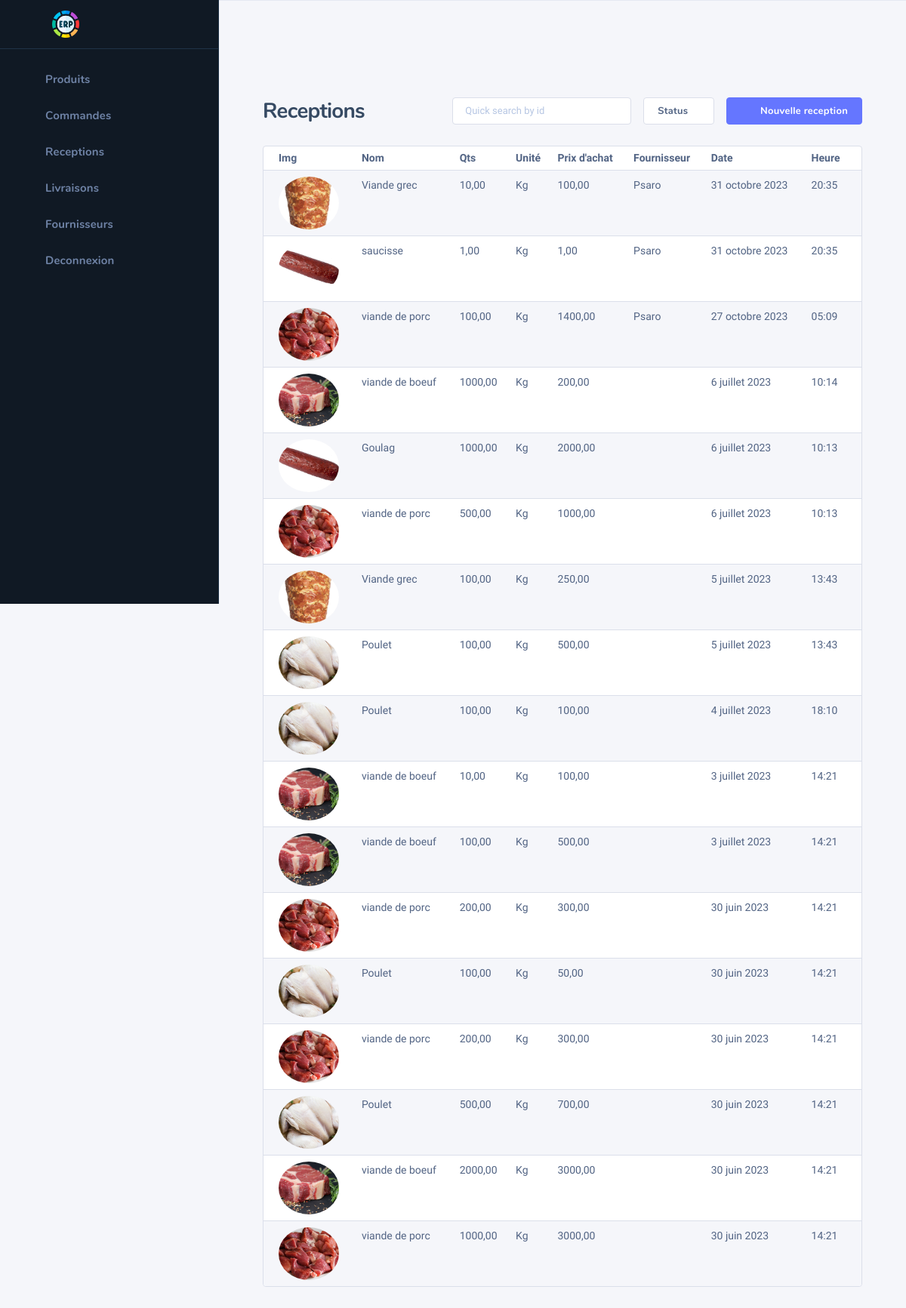
/depot-appro (signed in), run on the app's committed database.
### appro/models.py (models this page shows, shortened)
class DepotGr(models.Model):
    product = models.ForeignKey(Product, on_delete=models.CASCADE)
    supplier = models.ForeignKey(Supplier, on_delete=models.CASCADE, null=True)
    qts = models.DecimalField(default=1, max_digits=10, decimal_places=2)
    price = models.DecimalField(max_digits=10, decimal_places=2)
    date = models.DateField(auto_now_add=True)
    heure = models.TimeField(auto_now_add=True, null=True)

class Product(models.Model):
    img = models.ImageField(upload_to="products-images", null=True, blank=True)
    name = models.CharField(max_length=255)
    price = models.DecimalField(default=0, max_digits=10, decimal_places=2)
    type_product = models.CharField(choices=product_types, max_length=255)
    qts = models.DecimalField(default=0, max_digits=10, decimal_places=2)
    unit = models.CharField(choices=units, max_length=10, default="Kg")

class Supplier(models.Model):
    name = models.CharField(max_length=255)
    mail = models.EmailField(null=True)
    phone = models.CharField(max_length=13, null=True)
    adress = models.TextField()

### auth_user/decorators.py (the view)
        def wrapper_func(request, *args, **kwargs):
            groups = None
            check = False
            if request.user.groups.exists():
                groups = request.user.groups.all()
            for group in groups:
                if group.name in allowed_roles:
                    check = True
            if check is True:
                return view_func(request, *args, **kwargs)
            elif check is False:
                return HttpResponse("Permission non accordée !")
            return wrapper_func(request, *args, **kwargs)

### appro/views.py (called while the page is built, shortened)
@login_required(login_url='login')
@allowed_users(allowed_roles=['Approvisionnement'])
def DepotGrView(request):
    depots = DepotGr.objects.all().order_by('-id')
    produits = Product.objects.filter(type_product='matière première')
    suppliers = Supplier.objects.all()
    return render(request, 'appro/depots.html', context={'depots': depots, 'produits': produits, 'suppliers': suppliers})

### templates/appro/depots.html (shortened to what this page needs)
{% extends 'appro/base-appro.html' %}
{% block content %}
    {% include 'appro/sidebar-appro.html' %}
    <div class="nk-wrap">
        <div class="nk-content">
            <div class="nk-content ">
                <div class="container-fluid">
                    <div class="nk-content-inner">
                        <div class="nk-content-body">
                            <div class="nk-block-head nk-block-head-sm">
                                <div class="nk-block-between">
                                    <div class="nk-block-head-content">
                                        <h3 class="nk-block-title page-title">Receptions</h3>
                                    </div>
                                    <div class="nk-block-head-content">
                                        <div class="toggle-wrap nk-block-tools-toggle">
                                            <div class="toggle-expand-content" data-content="pageMenu">
                                                <ul class="nk-block-tools g-3">
                                                    <li>
                                                        <div class="form-control-wrap">
                                                            <div class="form-icon form-icon-right">
                                                                <em class="icon ni ni-search"></em>
                                                            </div>
                                                            <input type="text" class="form-control" id="default-04"
                                                                   placeholder="Quick search by id">
                                                        </div>
                                                    </li>
                                                    <li>
                                                        <div class="drodown">
                                                            <a href="#"
                                                               class="dropdown-toggle dropdown-indicator btn btn-outline-light btn-white"
                                                               data-bs-toggle="dropdown">Status</a>
                                                        </div>
                                                    </li>
                                                    <li class="nk-block-tools-opt">
                                                        <a href="#" data-target="addProduct"
                                                           class="toggle btn btn-primary d-none d-md-inline-flex"><em
                                                                class="icon ni ni-plus"></em><span>Nouvelle reception</span></a>
                                                    </li>
                                                </ul>
                                            </div>
                                        </div>
                                    </div>
                                </div>
                            </div>
                            <div class="nk-block">
                                <div class="card card-bordered">
                                    <div class="card-inner-group">
                                        <div class="card-inner p-0">
                                            <table class="datatable-init-export nowrap table table-striped" data-export-title="Export">
                                                <thead>
                                                        <tr>
                                                            <th>Img</th>
                                                            <th>Nom</th>
                                                            <th>Qts</th>
                                                            <th>Unité</th>
                                                            <th>Prix d'achat</th>
                                                            <th>Fournisseur</th>
                                                            <th>Date</th>
                                                            <th>Heure</th>
                                                        </tr>
                                                    </thead>
                                                    <tbody>
                                                        {% for depot in depots %}
                                                            <tr>
                                                                <td><img src="{% if depot.product.img %}{{ depot.product.img.url }}{% endif %}" alt="" class="thumb round-xl rounded-circle" style="height: 70px;width: 80px;object-fit: cover"></td>
                                                                <td>{{ depot.product.name }}</td>
                                                                <td>{{ depot.qts }}</td>
                                                                <td>{{ depot.product.unit }}</td>
                                                                <td>{{ depot.price }}</td>
                                                                <td>{{ depot.supplier.name }}</td>
                                                                <td>{{ depot.date }}</td>
                                                                <td>{{ depot.heure }}</td>
                                                            </tr>
                                                        {% endfor %}
                                                    </tbody>
                                            </table>
                                        </div>
                                    </div>
                                </div>
                            </div>
                        </div>
                    </div>
                </div>
            </div>
        </div>
    </div>
{% endblock %}

### data on the page
DepotGr: product.img (picture), product.name "Viande grec", qts "10,00", product.unit "Kg", price "100,00", supplier.name "Psaro", date "31 octobre 2023", heure "20:35"
DepotGr: product.img (picture), product.name "saucisse", qts "1,00", product.unit "Kg", price "1,00", supplier.name "Psaro", date "31 octobre 2023", heure "20:35"
DepotGr: product.img (picture), product.name "viande de porc", qts "100,00", product.unit "Kg", price "1400,00", supplier.name "Psaro", date "27 octobre 2023", heure "05:09"
DepotGr: product.img (picture), product.name "viande de boeuf", qts "1000,00", product.unit "Kg", price "200,00", date "6 juillet 2023", heure "10:14"
DepotGr: product.img (picture), product.name "Goulag", qts "1000,00", product.unit "Kg", price "2000,00", date "6 juillet 2023", heure "10:13"
DepotGr: product.img (picture), product.name "viande de porc", qts "500,00", product.unit "Kg", price "1000,00", date "6 juillet 2023", heure "10:13"
DepotGr: product.img (picture), product.name "Viande grec", qts "100,00", product.unit "Kg", price "250,00", date "5 juillet 2023", heure "13:43"
DepotGr: product.img (picture), product.name "Poulet", qts "100,00", product.unit "Kg", price "500,00", date "5 juillet 2023", heure "13:43"
DepotGr: product.img (picture), product.name "Poulet", qts "100,00", product.unit "Kg", price "100,00", date "4 juillet 2023", heure "18:10"
DepotGr: product.img (picture), product.name "viande de boeuf", qts "10,00", product.unit "Kg", price "100,00", date "3 juillet 2023", heure "14:21"
DepotGr: product.img (picture), product.name "viande de boeuf", qts "100,00", product.unit "Kg", price "500,00", date "3 juillet 2023", heure "14:21"
DepotGr: product.img (picture), product.name "viande de porc", qts "200,00", product.unit "Kg", price "300,00", date "30 juin 2023", heure "14:21"
DepotGr: product.img (picture), product.name "Poulet", qts "100,00", product.unit "Kg", price "50,00", date "30 juin 2023", heure "14:21"
DepotGr: product.img (picture), product.name "viande de porc", qts "200,00", product.unit "Kg", price "300,00", date "30 juin 2023", heure "14:21"
DepotGr: product.img (picture), product.name "Poulet", qts "500,00", product.unit "Kg", price "700,00", date "30 juin 2023", heure "14:21"
DepotGr: product.img (picture), product.name "viande de boeuf", qts "2000,00", product.unit "Kg", price "3000,00", date "30 juin 2023", heure "14:21"
DepotGr: product.img (picture), product.name "viande de porc", qts "1000,00", product.unit "Kg", price "3000,00", date "30 juin 2023", heure "14:21"
